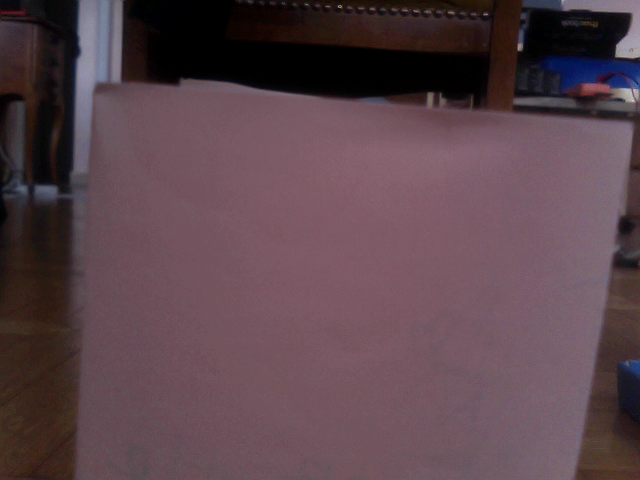
#> input picture 00000001.png, 640 x 480 px
$ python -i bras16_03_18.py   (imports and definitions only)   (Python 2 division)
#> lines starting #> are read from the running program, lines starting #| are printed output that depends on the picture; after the words box and inside, x2 and y2 are one past the last pixel; in counts of white or black regions, pixels touching at a corner belong together
from serial import Serial
from math import *
from PIL import Image
import os

serial_port = Serial(port='/dev/ttyACM0', baudrate=9600)
#serial_port = Serial(port='/dev/ttyUSB1', baudrate=9600)
continuer = True
continuer1 = True
rot = 0
rot2 = 0
base = 0
base2 = 0
seg1 = 0
seg12 = 0
seg2 = 0
seg22 = 0
seg3 = 0
seg32 = 0
rot3 = 0
rot4 = 0
base3 = 0
base4 = 0
seg13 = 0
seg14 = 0
seg23 = 0
seg24 = 0
seg33 = 0
seg34 = 0
i = 0
j = 0

taillesegment = 16.5


def supprerreur (L,resolution,liste):
	i = 0
	if ( liste[0] >= (L/resolution)) :
		liste.insert(0,1)
	if ( liste[-1] <= ((9*L)/resolution)):
		liste.append(L-1)
	while( i < len(liste) - 1 ):
		if ( liste[i+1]-liste[i]<=(L/resolution)):
			liste.pop(i+1)
			i = i + 1
		else:
			i = i + 1
	return liste


def filtre (im3,im2,mat,H,L): #fonction filtre en multipliant la matrice image par une matrice kernel
	for i in range(H-1):

		print i

		for j in range (L-1):

			if j>=1 and i>=1:

				p = im3.getpixel((j,i))

				g = im3.getpixel((j-1,i))

				d = im3.getpixel((j+1,i))

				h = im3.getpixel((j,i-1))

				b = im3.getpixel((j,i+1))

				hg = im3.getpixel((j-1,i-1))

				bg = im3.getpixel((j-1,i+1))

				hd = im3.getpixel((j+1,i-1))

				bd = im3.getpixel((j+1,i+1))

				valP = p[0]*mat[4]

				valG = g[0]*mat[1]

				valD = d[0]*mat[7]

				valH = h[0]*mat[3]

				valB = b[0]*mat[5]

				valhg = hg[0]*mat[0]

				valbg = bg[0]*mat[2]

				valhd = hd[0]*mat[6]

				valbd = bd[0]*mat[8]

				valp = (valG + valD + valH + valB + valP + valhg + valhd + valbd + valbg) /5

				im2.putpixel((j,i),(valp,valp,valp))


def detection(photo):

#> called with photo = '00000001.png'
	im1 = Image.open(photo)
#> im1 is the input picture: PIL image 640x480 RGB; mean R, G, B 90.3, 68.3, 75.9

	L,H = im1.size # L pour largeur H pour hauteur (dim image)
#> L = 640; H = 480
	rouge = []
	coox=[]
	resolution = 10
	seuil = 40
	ortho = [0,L-1]
#> ortho = [0, 639]
	orthoy = [0,H-1]
#> orthoy = [0, 479]

	matlaplace = (-1,-1,-1,-1,8,-1,-1,-1,-1)
	matpassebas = (1,1,1,1,4,1,1,1,1)
	matpassehaut = (0,-1,0,-1,5,-1,0,-1,0)


	im3 = Image.new("RGB",(L,H))
#> im3: PIL image 640x480 RGB; every value is 0

	im2 = Image.new("RGB",(L,H))

	im4 = Image.new("RGB",(L,H))


	for y in range (H): # y prend une les valeurs de 0 a H (parcours les pixels e la verticale)

		for x in range (L):

			p = im1.getpixel((x,y)) #la fct getpixel prend les coord du pixel en entree et retourne un tableau de taille 3 avec la valeur des composantes du pixel de 0 a 255 (RGB)

			n = (p[0]+p[1]+p[2])/3 # je transforme l'image couleur en noir et blanc (en faisant la somme des valeurs du rouge vert et bleu en les divisant par 3 )

			im3.putpixel((x,y),(n,n,n)) # decolorise image 1 dans image 3 (chaque pixel(x,y) prend la valeur moyenne des intensites des couleurs)
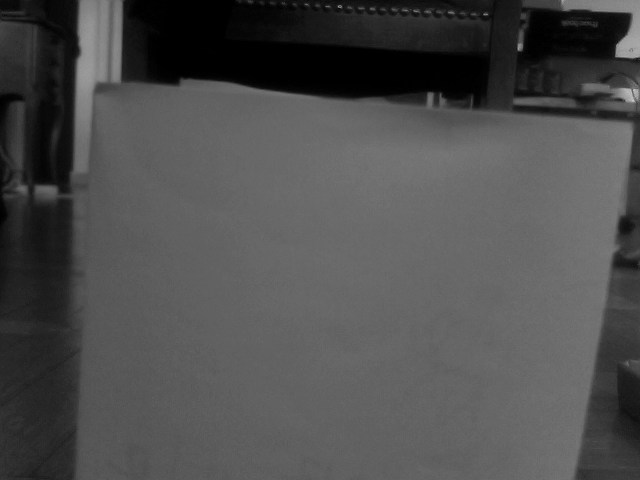
#> im3: PIL image 640x480 RGB; min 0, max 205, mean 77.8


	filtre (im3,im2,matlaplace,H,L) # application de matrice Laplacienne


	"""filtre ( im2 , im3, matpassehaut)
	im3.show()"""

	for y in range (4,H-4): #met l'image en noir ou blanc
		print y
		coox [:] = [] # liste videe pour chaque nouvelle ligne
		for x in range (L-1):
			gris = im2.getpixel((x,y))
			if ( gris[0] < seuil ):
				im4.putpixel((x,y),(0,0,0))
			else :
				im4.putpixel((x,y),(255,255,255))
				"""coox.append(x) # coordonees sur X des pixels blanc """
			h = im4.getpixel((x,y))
			if (h[0] == 255):
				a = im4.getpixel((x,(y-1)))
				b = im4.getpixel((x,(y-2)))
				c = im4.getpixel((x,(y-3)))
				d = im4.getpixel((x,(y+1)))
				e = im4.getpixel((x,(y+2)))
				f = im4.getpixel((x,(y+3)))
				if ( a[0] == b[0] == c[0] == 255 or e[0] == d[0] == f[0] == 255  ) :
					if (x  not in ortho and (x-1)  not in ortho and (x-2) not in ortho and (x-3) not in ortho and (x+1) not in ortho and (x+2)  not in ortho and (x+3) not in ortho) :

						ortho.append(x)
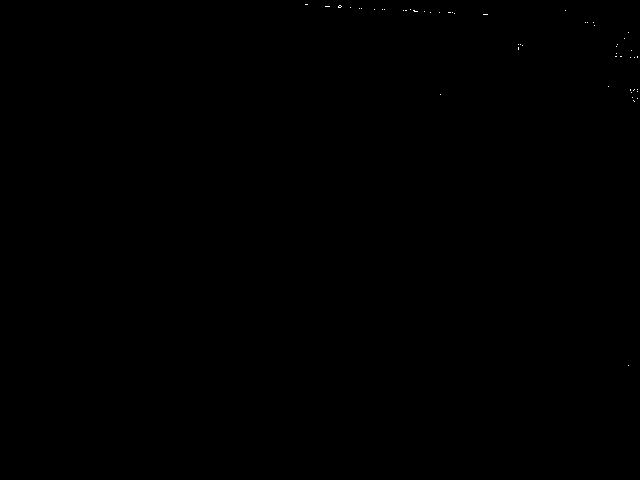
#> im4: PIL image 640x480 RGB; 0.03% white in thin lines or dots, all inside (x1, y1, x2, y2) = (305, 4, 638, 366)
#> after the loop, coox = []


	ortho.sort()

	supprerreur(L,resolution,ortho)
#> the loop in supprerreur, `while( i < len(liste) - 1 ):` made 1 pass
#> i on pass 1: 1
#> after the loop in supprerreur, `while( i < len(liste) - 1 ):`: i = 1; liste = [0, 639]
		#####################################################################################################
	""" if ( len(coox) > 5) : #si il y a plus de 5 pixels blanc sur cette ligne

			i = 0
			while i <= len(coox) - 3   :
				print i
				a =im4.getpixel(((coox[i]),(y-1))) # pixel juste au dessus
				b =im4.getpixel(((coox[i]),(y-2))) # 2 pixels au dessus
				c =im4.getpixel(((coox[i]),(y-3))) # 3
				d =im4.getpixel(((coox[i]),(y+1))) # pixel juste en dessous
				e =im4.getpixel(((coox[i]),(y+2))) # 2 p en dessous
				f =im4.getpixel(((coox[i]),(y+3)))# 3 p en dessous
				if (a[0] == b[0] == c[0] == 255 or e[0] == d[0] == f[0] == 255  ) :

					if ( coox[i]  not in ortho ):
						ortho.append(coox[i]) # probable droite perpendiculaire a la droite des x passant par cooxi
						i = i+1
					else:
						i = i+1
				else :
					i = i+1"""
		  #############################################################################################
	print ortho
#| [0, 639]
	print len(ortho)
#| 2
	for i in ortho :
		for y in range (H-1) :
			im4.putpixel((i,y),(255,0,0))
#> this loop made 2 passes
#> i on pass 2: 639
	im4.show()

	for x in range (4,L-4): #met l'image en noir ou blanc

		for y in range (H-1):
			h = im4.getpixel((x,y))
			if (h[1] == 255):
				a = im4.getpixel(((x-1),y))
				b = im4.getpixel(((x-2),y))
				c = im4.getpixel(((x-3),y))
				d = im4.getpixel(((x+1),y))
				e = im4.getpixel(((x+2),y))
				f = im4.getpixel(((x+3),y))
				if ( a[1] == b[1] == c[1] == 255 or e[1] == d[1] == f[1] == 255  ) :
					if (y not in orthoy and (y-1) not in orthoy and (y+1) not in orthoy and (y+2) not in orthoy ) :
						orthoy.append(y)
						orthoy.sort()
#> after the loop, orthoy = [0, 6, 11, 14, 479]


	orthoy.sort() #tri des listes
	print orthoy,ortho
#| [0, 6, 11, 14, 479] [0, 639]

	supprerreur(H,resolution,orthoy)
#> the loop in supprerreur (call 2), `while( i < len(liste) - 1 ):` made 2 passes
#> i on passes 1 to 2: 1, 2
	supprerreur(H,resolution,orthoy)

	print orthoy
#| [0, 479]
	print len(orthoy)
#| 2
	for i in orthoy :
		for x in range (L-1) :
			im4.putpixel((x,i),(255,0,0))
#> this loop made 2 passes
#> i on pass 2: 479
	im4.show()


	# [4 lines of commented-out code are left out]


	print orthoy,ortho
#| [0, 479] [0, 639]
	if ( len(ortho) >= 4): # distinction de plusieur cas pour la detection des zones
		if( ortho[2]-ortho[1] > (L/10)): #je m'assure que la zone est suffisament grande pour le passage du bras
			for y in range(orthoy[1]):
				for x in range((ortho[1]),(ortho[2])):
					im1.putpixel((x,y),(0,255,50))

		elif(ortho[1]-ortho[0]>ortho[3]-ortho[1]):
			for y in range(orthoy[1]):
				for x in range((ortho[2]),(ortho[3])):
					im1.putpixel((x,y),(0,255,50))
		else:
			for y in range(orthoy[1]):
				for x in range((ortho[0]),(ortho[1])):
					im1.putpixel((x,y),(0,255,50))


	elif (len(ortho) == 3 ):
		if(ortho[1]-ortho[0]<ortho[2]-ortho[1]):
			for y in range(orthoy[1]):
				for x in range((ortho[0]),(ortho[1])):
					im1.putpixel((x,y),(0,255,50))
		else:
			for y in range(orthoy[1]):
				for x in range((ortho[1]),(ortho[2])):
					im1.putpixel((x,y),(0,255,50))


	im1.show()

	return ortho[1]


def deuxsegments(taillesegment,xf,yf,zf,xo,yo,zo):
	#calcul du premier angle teta1 =  90 - teta11 - teta111
	distanceorigineextremite = sqrt((xf-xo)**2 + (yf-yo)**2)
	print distanceorigineextremite
	teta11 = atan((yf-yo)/(xf-xo))
	teta11 = (teta11*360)/(2*pi)
	print teta11
	teta111 = acos((distanceorigineextremite)/(2*taillesegment))
	teta111 = (teta111*360)/(2*pi)
	print teta111
	teta1 = 90 - teta11 - teta111
	# calcul du deuxieme angle teta2 = 180 - teta22 - teta22
	teta22 = asin((distanceorigineextremite)/(2*taillesegment))
	teta22 = (teta22*360)/(2*pi)
	print teta22
	teta2 = 180 - 2*teta22
	return teta1, teta2


# [188 lines not run here, left out]

>>> result = detection('00000001.png')
#> result = 639
